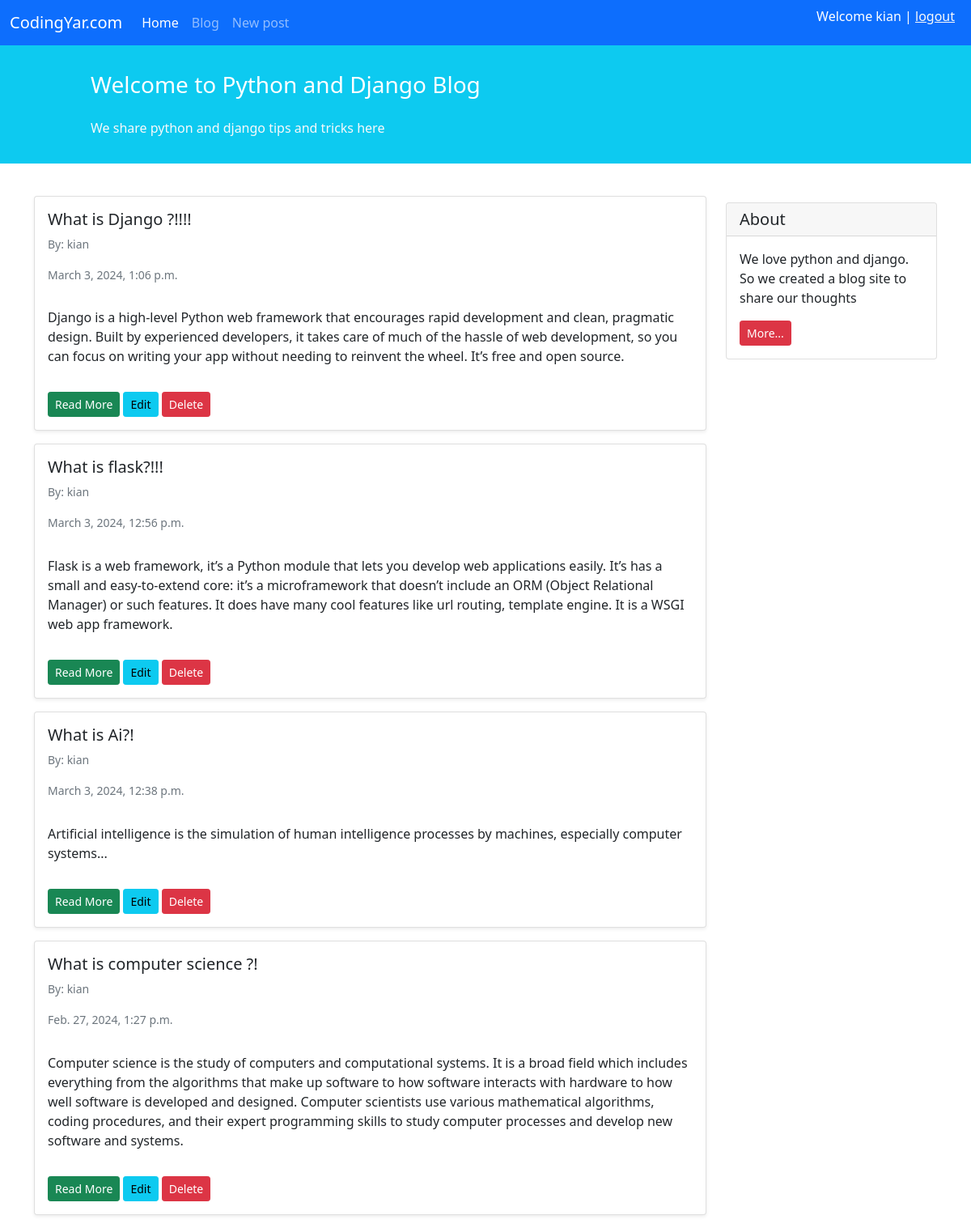
Page /blog/ (signed in) on the committed database.
### blog/models.py (models this page shows, shortened)
class Post(models.Model):
    STATUS_CHOICES = (
        ('pub', 'Published'),
        ('drf', 'Draft'),
    )
    title = models.CharField(max_length=100)
    text = models.TextField()
    author = models.ForeignKey('auth.User',on_delete=models.CASCADE)
    datetime_created = models.DateTimeField(auto_now_add=True)
    datetime_modified = models.DateTimeField(auto_now=True)
    status = models.CharField(choices=STATUS_CHOICES,max_length=100)

### blog/views.py (the view)
# urls.py: path('', views.post, name='posts_list'),
def post(request):
    posts = Post.objects.filter(status='pub').order_by('-datetime_modified')
    context = {
        'posts': posts
    }
    return render(request, 'blog/shiow_post.html', context)

### blog/templates/blog/shiow_post.html
{% extends '_base.html' %}
{% if user.is_authenticated %}
    <p>hi</p>
{% else %}
{% block contect %}
<div class="container mt-4">
    <div class="row">
        <div class="col-9">
            {% for post in posts %}
            <div class="card shadow-sm my-3">
                <div class="card-body">
                    <h5 class="card-title">{{ post.title }}</h5>
                    <p class="small text-muted mt-2">By: {{ post.author }}</p>
                    <h6 class="card-subtitle mb-2 text-muted small py-2">{{ post.datetime_modified }}</h6>
                    <p class="card-text py-3">
                        {{ post.text }}
                    </p>
                    <a href="{% url 'posts_detail' post.id %}" class="btn btn-sm btn-success">Read More</a>
                    <a href="{% url  'post_update' post.id %}" class="btn btn-sm btn-info">Edit</a>
                    <a href="{% url  'post_delete' post.id %}" class="btn btn-sm btn-danger">Delete</a>
                </div>
            </div>
            {% endfor %}
        </div>
        <div class="col-3">
                <div class="card my-4">
                    <h5 class="card-header">About</h5>
                    <div class="card-body">
                        <p class="card-text">We love python and django. So we created a blog site to share our
                            thoughts</p>
                        <a href="#"
                           class="btn btn-sm btn-danger">
                            More...
                        </a>
                    </div>
                </div>
        </div>
    </div>
</div>
{% endblock contect %}
{% endif %}

### templates/_base.html (shortened to what this page needs)
<!doctype html>
<html lang="en">
<head>
    <link href="https://cdn.jsdelivr.net/npm/bootstrap@5.1.3/dist/css/bootstrap.min.css" rel="stylesheet"
>
</head>
<body>
<nav class="navbar navbar-expand-lg navbar-dark bg-primary">
    <div class="container-fluid">
        <a class="navbar-brand" href="#">CodingYar.com</a>
        <div class="collapse navbar-collapse" id="navbarNavAltMarkup">
            <div class="navbar-nav">
                <a class="nav-link active" aria-current="page" href="#">Home</a>
                <a class="nav-link" href="{% url "posts_list" %}">Blog</a>
                <a class="nav-link" href="{% url "post_create" %}">New post</a>
            </div>
        </div>
        <div class="mx-2 text-white">
            {% if user.is_authenticated %}
                <p> Welcome {{ user.username }} | <a class="text-light" href="{% url "logout" %}">logout</a></p>
            {% else %}
                <a class="text-light" href="{% url 'login' %}">Login</a>
            {% endif %}
        </div>
    </div>
</nav>
<div class="container-fluid bg-info">
    <div class="row py-3">
        <div class="col-md-8 col-md-10 mx-auto">
            <h3 class="my-4 mt-3 text-white">Welcome to Python and Django Blog</h3>
            <p class="text-light">We share python and django tips and tricks here</p>
        </div>
    </div>
</div>
{% block contect %}
{% endblock contect %}
</body>
</html>

### rows in the picture
Post: title "What is Django ?!!!!", author "kian", datetime_modified "March 3, 2024, 1:06 p.m.", text "Django is a high-level Python web framework that encourages rapid development and clean, pragmatic design. Built by experienced developers, it takes care of much of the hassle of web development, so you can focus on writing your app without needing to reinvent the wheel. It’s free and open source."
Post: title "What is flask?!!!", author "kian", datetime_modified "March 3, 2024, 12:56 p.m.", text "Flask is a web framework, it’s a Python module that lets you develop web applications easily. It’s has a small and easy-to-extend core: it’s a microframework that doesn’t include an ORM (Object Relational Manager) or such features. It does have many cool features like url routing, template engine. It is a WSGI web app framework."
Post: title "What is Ai?!", author "kian", datetime_modified "March 3, 2024, 12:38 p.m.", text "Artificial intelligence is the simulation of human intelligence processes by machines, especially computer systems..."
Post: title "What is computer science ?!", author "kian", datetime_modified "Feb. 27, 2024, 1:27 p.m.", text "Computer science is the study of computers and computational systems. It is a broad field which includes everything from the algorithms that make up software to how software interacts with hardware to how well software is developed and designed. Computer scientists use various mathematical algorithms, coding procedures, and their expert programming skills to study computer processes and develop new software and systems."

### other values in the picture
{{ user.username }} "kian"
